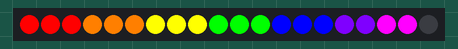
A sketch run on a simulated Arduino Uno, built with avr-gcc and run on an emulated ATmega328P. Shown: 20 RGB LEDs in strip order, left to right.

Above: at 0.06 s.
At 15.79 s:
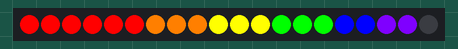
At 20.02 s:
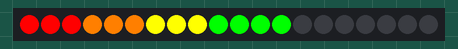
At 24.97 s:
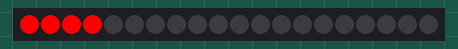
At 29.81 s:
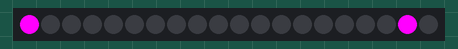
At 39.9 s:
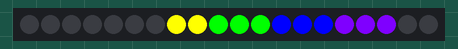

The sketch:

sketch_oct25a.ino
```cpp
#include <Adafruit_NeoPixel.h>

#define PIN      0
#define N_LEDS 20

int lights[7][3] = {
  {0,1,2},
  {3,4,5},
  {6,7,8},
  {9,10,11},
  {12,13,14},
  {15,16,16},
  {17,18,18}
};

 int colors[7][3] = {
   {255,0, 0},
   {255,127, 0},
   {255,255, 0},
   {0,255, 0},
   {0,0, 255},
   {127,0, 255},
   {255,0, 255}
 };


Adafruit_NeoPixel strip = Adafruit_NeoPixel(N_LEDS, PIN, NEO_GRB + NEO_KHZ800);

void setup() {
  strip.begin();
}

void loop() {
  for( int i = 0; i <= 20; i++){
    rotate();
  }
  for( int i = 0; i <= 20; i++){
    fill();
  }
}

static void fill() {
  int waveSize =4;
  for(int i = 0; i < 11; i++ ){
    int back;
      for(int k = 0; k < waveSize; k++){
        if(i <11-waveSize){
          strip.setPixelColor(lights[i][k]  , strip.Color(colors[i][0], colors[i][1], colors[i][2]));
        }
        if(i>= waveSize){
          back = i - waveSize;
          strip.setPixelColor(lights[back][k]  , 0);
        }
      }
      strip.show();
      delay(100);
  }


  delay(200);
}


static void rotate(){
  int cells = 7;
  for( int j = 0; j < cells; j++){
      for(int i = 0; i < cells; i++ ){
          int colorShift = (i + j)%(cells);
        for(int k = 0; k < 3; k++){
          strip.setPixelColor(lights[i][k]  , strip.Color(colors[colorShift][0], colors[colorShift][1], colors[colorShift][2]));
        }
        // Draw new pixel
        strip.show();
    }
    delay(100);
  }


}
```
